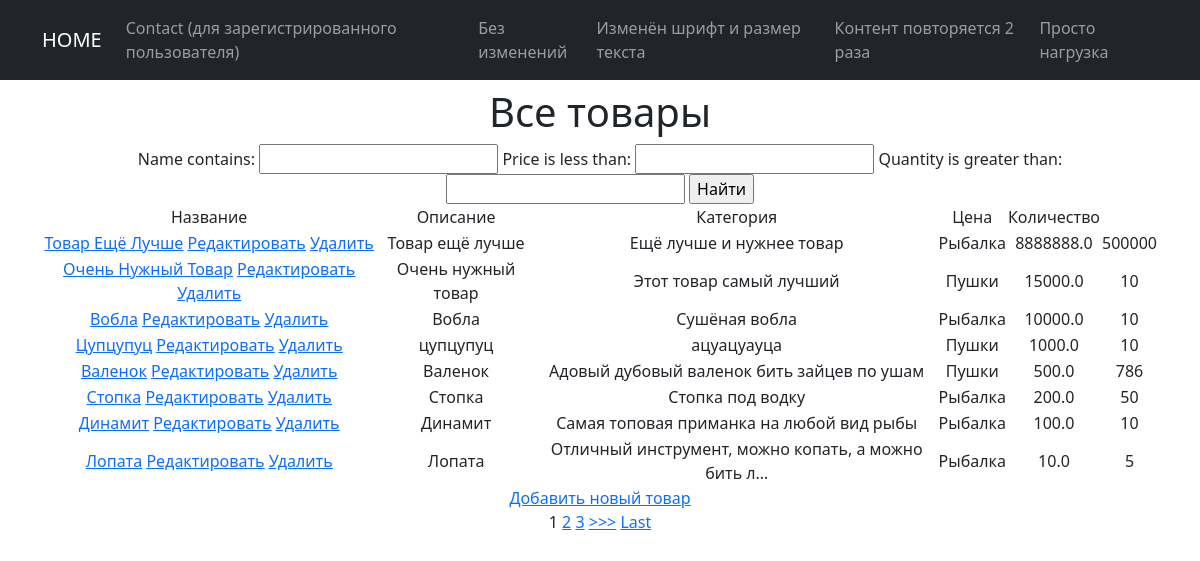
Screenshot of /products/ with the database file from the repository.
### simpleapp/models.py (models this page shows, shortened)
class Product(models.Model):
    name = models.CharField(max_length=50, unique=True)
    description = models.TextField()
    quantity = models.IntegerField(validators=[MinValueValidator(0)])
    category = models.ForeignKey(to='Category', on_delete=models.CASCADE, related_name='products')
    price = models.FloatField(validators=[MinValueValidator(0.0)])

class Category(models.Model):
    name = models.CharField(max_length=50, unique=True)

### simpleapp/views.py (the view)
# urls.py: path('', ProductsList.as_view()),
class ProductsList(ListView):
    model = Product
    template_name = 'products.html'
    context_object_name = 'products'
    ordering = ['-price']
    paginate_by = 1
    def get_context_data(self, **kwargs):
        context = super().get_context_data(**kwargs)
        context['filter'] = ProductFilter(self.request.GET, queryset=self.get_queryset())  # добавим переменную текущей даты time_now
        return context

### simpleapp/templatetags/custom_filters.py (called while the page is built)
@register.filter(name='multiply')
def multipliy(value, arg):
    if isinstance(value, str) and isinstance(arg, int):
        return str(value) * arg
    else:
        raise ValueError(f'{type(value)} не является строкой или {type(arg)} не является числом')

### templates/products.html (shortened to what this page needs)
{% extends 'flatpages/default.html' %}
{% load custom_filters %}
{% block content %}
<h1>Все товары</h1>
<form method="GET">
    {{ filter.form }}
    <input type="submit" value="Найти">
</form>
 {% if products %}
        <table>
            <tr>
                <td>
                    Название
                </td>
                <td>
                    Описание
                </td>
                <td>
                    Категория
                </td>
                <td>
                    Цена
                </td>
                <td>
                    Количество
                </td>
            </tr>
 {% for product in filter.qs %}
            <tr>
                <td>
                    <a href="{% url 'product_detail' product.id %}">{{ product.name|title }}</a>
                    <a href="{% url 'product_update' product.id %}"><u>Редактировать</u></a>
                    <a href="{% url 'product_delete' product.id %}"><u> Удалить </u></a>
                </td>
                <td>
                    {{ product.name|multiply:1 }}
                </td>
                <td>
                    {{ product.description|truncatechars:50 }}
                </td>
                <td>
                    {{ product.category.name }}
                </td>
                <td>
                    {{ product.price }}
                </td>
                <td>
                    {{ product.quantity }}
                </td>
            </tr>
        {% endfor %}
        </table>
{%else%}
<h2>Товаров нет</h2>
{%endif%}
<a href="{% url 'product_create' %}">Добавить новый товар</a> <br>
{% if is_paginated %}
    {% for num in page_obj.paginator.page_range %}
        {% if page_obj.number == num %}
            <a>{{ num }}</a>
        {% elif num > page_obj.number|add:'-3' and num < page_obj.number|add:'3' %}
            <a href="?page={{ num }}">{{ num }}</a>
        {% endif %}
    {% endfor %}
    {% if page_obj.has_next %}
        <a href="?page={{ page_obj.next_page_number }}">>>></a>
        <a href="?page={{ page_obj.paginator.num_pages }}">Last</a>
    {% endif %}
{% endif %}
{% endblock content %}

### templates/flatpages/default.html (shortened to what this page needs)
<!DOCTYPE html>
<html lang="en">
    <head>
        {% load static %}
        <link href="{% static 'css/styles.css' %}" rel="stylesheet" />
    </head>
    <body>
        <nav class="navbar navbar-expand-lg navbar-dark bg-dark static-top">
           <div class="container">
               <a class="navbar-brand" href="/">HOME</a>
               <div class="collapse navbar-collapse" id="navbarResponsive">
                   <ul class="navbar-nav ml-auto">
                       <li class="nav-item">
                           <a class="nav-link" href="/contact/">Contact (для зарегистрированного пользователя)</a>
                       </li>
                       <li class="nav-item">
                           <a class="nav-link" href="/example135/">Без изменений</a>
                       </li>
                       <li class="nav-item">
                           <a class="nav-link" href="/example136/">Изменён шрифт и размер текста</a>
                       </li>
                       <li class="nav-item">
                           <a class="nav-link" href="/example137/">Контент повторяется 2 раза</a>
                       </li>
                       <li class="nav-item">
                           <a class="nav-link" href="/example143/">Просто нагрузка</a>
                       </li>
                   </ul>
               </div>
           </div>
        </nav>
        <div class="container">
            <div class="row">
                <div class="col-lg-12 text-center">
                   {% block content %}{% endblock content %}
                </div>
             </div>
        </div>
    </body>
</html>

### rows the page displays
Product: name "Товар Ещё Лучше", name|multiply "Товар ещё лучше", description "Ещё лучше и нужнее товар", category.name "Рыбалка", price "8888888.0", quantity "500000"
Product: name "Очень Нужный Товар", name|multiply "Очень нужный товар", description "Этот товар самый лучший", category.name "Пушки", price "15000.0", quantity "10"
Product: name "Вобла", name|multiply "Вобла", description "Сушёная вобла", category.name "Рыбалка", price "10000.0", quantity "10"
Product: name "Цупцупуц", name|multiply "цупцупуц", description "ацуацуауца", category.name "Пушки", price "1000.0", quantity "10"
Product: name "Валенок", name|multiply "Валенок", description "Адовый дубовый валенок бить зайцев по ушам", category.name "Пушки", price "500.0", quantity "786"
Product: name "Стопка", name|multiply "Стопка", description "Стопка под водку", category.name "Рыбалка", price "200.0", quantity "50"
Product: name "Динамит", name|multiply "Динамит", description "Самая топовая приманка на любой вид рыбы", category.name "Рыбалка", price "100.0", quantity "10"
Product: name "Лопата", name|multiply "Лопата", description "Отличный инструмент, можно копать, а можно бить л…", category.name "Рыбалка", price "10.0", quantity "5"

### other values shown
{{ num }} "1"
{{ num }} "2" "3"
